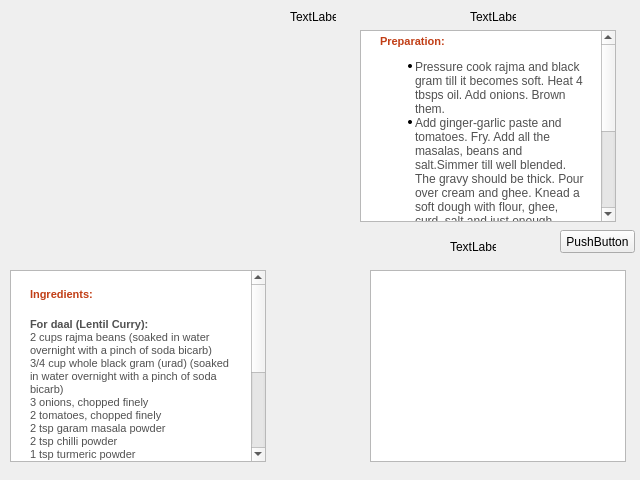
<?xml version="1.0" encoding="UTF-8"?>
<ui version="4.0">
 <class>Sabgis2</class>
 <widget class="QWidget" name="Sabgis2">
  <property name="geometry">
   <rect>
    <x>0</x>
    <y>0</y>
    <width>640</width>
    <height>480</height>
   </rect>
  </property>
  <property name="windowTitle">
   <string>Form</string>
  </property>
  <widget class="QLabel" name="label">
   <property name="geometry">
    <rect>
     <x>290</x>
     <y>10</y>
     <width>46</width>
     <height>13</height>
    </rect>
   </property>
   <property name="text">
    <string>TextLabel</string>
   </property>
  </widget>
  <widget class="QTextBrowser" name="textBrowser">
   <property name="geometry">
    <rect>
     <x>10</x>
     <y>270</y>
     <width>256</width>
     <height>192</height>
    </rect>
   </property>
   <property name="html">
    <string>&lt;!DOCTYPE HTML PUBLIC &quot;-//W3C//DTD HTML 4.0//EN&quot; &quot;http://www.w3.org/TR/REC-html40/strict.dtd&quot;&gt;
&lt;html&gt;&lt;head&gt;&lt;meta name=&quot;qrichtext&quot; content=&quot;1&quot; /&gt;&lt;style type=&quot;text/css&quot;&gt;
p, li { white-space: pre-wrap; }
&lt;/style&gt;&lt;/head&gt;&lt;body style=&quot; font-family:'MS Shell Dlg 2'; font-size:8.25pt; font-weight:400; font-style:normal;&quot;&gt;
&lt;p style=&quot; margin-top:0px; margin-bottom:0px; margin-left:15px; margin-right:5px; -qt-block-indent:0; text-indent:0px; background-color:#ffffff;&quot;&gt;&lt;span style=&quot; font-family:'VERDANA,Arial'; font-size:8pt; font-weight:600; color:#c13e16;&quot;&gt;&lt;br /&gt;Ingredients:&lt;/span&gt;&lt;/p&gt;
&lt;p align=&quot;right&quot; style=&quot;-qt-paragraph-type:empty; margin-top:0px; margin-bottom:0px; margin-left:0px; margin-right:0px; -qt-block-indent:0; text-indent:0px; font-family:'Times New Roman'; font-size:8pt; color:#000000;&quot;&gt;&lt;/p&gt;
&lt;table border=&quot;0&quot; style=&quot; margin-top:0px; margin-bottom:0px; margin-left:0px; margin-right:0px;&quot; align=&quot;right&quot; cellspacing=&quot;2&quot; cellpadding=&quot;0&quot; bgcolor=&quot;#ffffff&quot;&gt;
&lt;tr&gt;
&lt;td&gt;&lt;/td&gt;
&lt;td width=&quot;30&quot;&gt;&lt;/td&gt;&lt;/tr&gt;&lt;/table&gt;
&lt;p style=&quot; margin-top:0px; margin-bottom:0px; margin-left:15px; margin-right:10px; -qt-block-indent:0; text-indent:0px; background-color:#ffffff;&quot;&gt;&lt;span style=&quot; font-family:'verdana,Arial'; font-size:8pt; font-weight:600; color:#515151;&quot;&gt;For daal (Lentil Curry):&lt;/span&gt;&lt;span style=&quot; font-family:'verdana,Arial'; font-size:8pt; color:#515151;&quot;&gt;&lt;br /&gt;2 cups rajma beans (soaked in water overnight with a pinch of soda bicarb) &lt;br /&gt;3/4 cup whole black gram (urad) (soaked in water overnight with a pinch of soda bicarb)&lt;br /&gt;3 onions, chopped finely&lt;br /&gt;2 tomatoes, chopped finely &lt;br /&gt;2 tsp garam masala powder &lt;br /&gt;2 tsp chilli powder &lt;br /&gt;1 tsp turmeric powder &lt;br /&gt;1 tbsp ginger-garlic paste&lt;br /&gt;2 green chillies, slit lengthwise &lt;br /&gt;2 tbsp cream &lt;br /&gt;4 tbsp ghee &lt;br /&gt;1 cup coriander leaves, chopped finely &lt;br /&gt;Oil &lt;br /&gt;Salt To Taste&lt;br /&gt;&lt;/span&gt;&lt;span style=&quot; font-family:'verdana,Arial'; font-size:8pt; font-weight:600; color:#515151;&quot;&gt;For Bati (dumplings):&lt;/span&gt;&lt;span style=&quot; font-family:'verdana,Arial'; font-size:8pt; color:#515151;&quot;&gt;&lt;br /&gt;5 cups whole wheat flour, sieved &lt;br /&gt;1 cup ghee, melted &lt;br /&gt;2 tbsps curd &lt;br /&gt;Salt To Taste&lt;/span&gt;&lt;/p&gt;&lt;/body&gt;&lt;/html&gt;</string>
   </property>
  </widget>
  <widget class="QLabel" name="label_2">
   <property name="geometry">
    <rect>
     <x>30</x>
     <y>40</y>
     <width>271</width>
     <height>201</height>
    </rect>
   </property>
   <property name="text">
    <string/>
   </property>
   <property name="pixmap">
    <pixmap>../../Required Images/daal.jpg</pixmap>
   </property>
  </widget>
  <widget class="QLabel" name="label_3">
   <property name="geometry">
    <rect>
     <x>470</x>
     <y>10</y>
     <width>46</width>
     <height>13</height>
    </rect>
   </property>
   <property name="text">
    <string>TextLabel</string>
   </property>
  </widget>
  <widget class="QTextBrowser" name="textBrowser_2">
   <property name="geometry">
    <rect>
     <x>360</x>
     <y>30</y>
     <width>256</width>
     <height>192</height>
    </rect>
   </property>
   <property name="html">
    <string>&lt;!DOCTYPE HTML PUBLIC &quot;-//W3C//DTD HTML 4.0//EN&quot; &quot;http://www.w3.org/TR/REC-html40/strict.dtd&quot;&gt;
&lt;html&gt;&lt;head&gt;&lt;meta name=&quot;qrichtext&quot; content=&quot;1&quot; /&gt;&lt;style type=&quot;text/css&quot;&gt;
p, li { white-space: pre-wrap; }
&lt;/style&gt;&lt;/head&gt;&lt;body style=&quot; font-family:'MS Shell Dlg 2'; font-size:8.25pt; font-weight:400; font-style:normal;&quot;&gt;
&lt;p style=&quot; margin-top:0px; margin-bottom:0px; margin-left:15px; margin-right:5px; -qt-block-indent:0; text-indent:0px; background-color:#ffffff;&quot;&gt;&lt;span style=&quot; font-family:'VERDANA,Arial'; font-size:8pt; font-weight:600; color:#c13e16; background-color:#ffffff;&quot;&gt;Preparation:&lt;/span&gt;&lt;span style=&quot; font-family:'Times New Roman'; font-size:8pt; color:#000000; background-color:#ffffff;&quot;&gt; &lt;/span&gt;&lt;/p&gt;
&lt;ul style=&quot;margin-top: 0px; margin-bottom: 0px; margin-left: 0px; margin-right: 0px; -qt-list-indent: 1;&quot;&gt;&lt;li style=&quot; font-family:'Verdana,Arial'; font-size:8pt; color:#515151;&quot; style=&quot; margin-top:12px; margin-bottom:0px; margin-left:10px; margin-right:10px; -qt-block-indent:0; text-indent:0px;&quot;&gt;&lt;span style=&quot; font-size:medium;&quot;&gt;Pressure cook rajma and black gram till it becomes soft. Heat 4 tbsps oil. Add onions. Brown them.&lt;/span&gt;&lt;/li&gt;
&lt;li style=&quot; font-family:'Verdana,Arial'; font-size:8pt; color:#515151;&quot; style=&quot; margin-top:0px; margin-bottom:0px; margin-left:10px; margin-right:10px; -qt-block-indent:0; text-indent:0px;&quot;&gt;&lt;span style=&quot; font-size:medium;&quot;&gt;Add ginger-garlic paste and tomatoes. Fry. Add all the masalas, beans and salt.Simmer till well blended. The gravy should be thick. Pour over cream and ghee. Knead a soft dough with flour, ghee, curd, salt and just enough water.&lt;/span&gt;&lt;/li&gt;
&lt;li style=&quot; font-family:'Verdana,Arial'; font-size:8pt; color:#515151;&quot; style=&quot; margin-top:0px; margin-bottom:0px; margin-left:10px; margin-right:10px; -qt-block-indent:0; text-indent:0px;&quot;&gt;&lt;span style=&quot; font-size:medium;&quot;&gt;Roll into lemon-sized balls. Cover and keep for one hour. Then roast in batches on hot coals till puffed and golden outside and spongy inside. Keep hot.&lt;/span&gt;&lt;/li&gt;
&lt;li style=&quot; font-family:'Verdana,Arial'; font-size:8pt; color:#515151;&quot; style=&quot; margin-top:0px; margin-bottom:12px; margin-left:10px; margin-right:10px; -qt-block-indent:0; text-indent:0px;&quot;&gt;&lt;span style=&quot; font-size:medium;&quot;&gt;Garnish the daal with coriander leaves and slit green chillies. Dip hot (baati) dumplings in the daal while eating.&lt;/span&gt;&lt;/li&gt;&lt;/ul&gt;&lt;/body&gt;&lt;/html&gt;</string>
   </property>
  </widget>
  <widget class="QLabel" name="label_4">
   <property name="geometry">
    <rect>
     <x>450</x>
     <y>240</y>
     <width>46</width>
     <height>13</height>
    </rect>
   </property>
   <property name="text">
    <string>TextLabel</string>
   </property>
  </widget>
  <widget class="QTextBrowser" name="textBrowser_3">
   <property name="geometry">
    <rect>
     <x>370</x>
     <y>270</y>
     <width>256</width>
     <height>192</height>
    </rect>
   </property>
  </widget>
  <widget class="QPushButton" name="pushButton">
   <property name="geometry">
    <rect>
     <x>560</x>
     <y>230</y>
     <width>75</width>
     <height>23</height>
    </rect>
   </property>
   <property name="text">
    <string>PushButton</string>
   </property>
  </widget>
 </widget>
 <resources/>
 <connections/>
</ui>
